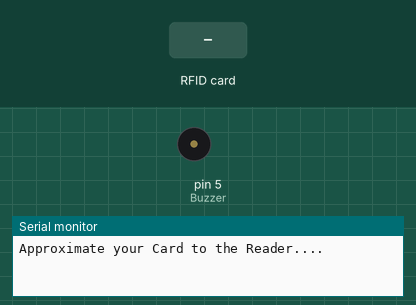
This sketch was run on a simulated Arduino Uno, built with avr-gcc and run on an emulated ATmega328P. Parts: buzzer (waves = sounding), the last lines printed to the serial monitor. The inputs (shaded band) are chosen by the test bench.

Above: at 1.2 s.
1.3 s: RFID card D3 CF 70 11 held to the reader
At 1.7 s:
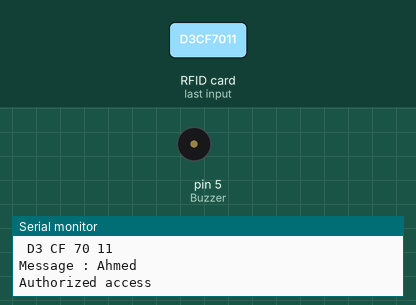
2.9 s: RFID card 83 10 6E 11 held to the reader
At 4.2 s:
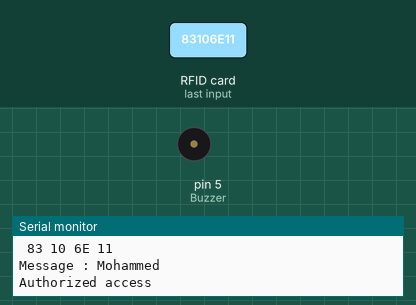
4.5 s: RFID card 5E 7A 19 C4 held to the reader
At 5.7 s:
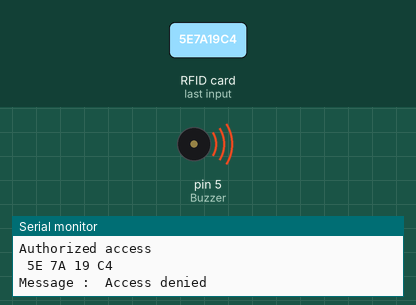
Timing chart, 0 to 7.5 s (numbered marks = the images above; inputs shaded):
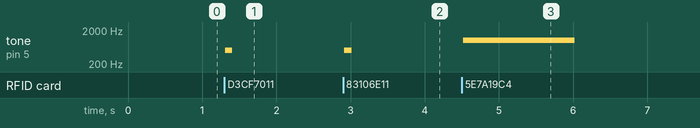

Measured:
- after the input at 1.3 s, tone on pin 5 (Buzzer): silent → 500 Hz at once, → silent 0.10 s later
- after the input at 2.9 s, tone on pin 5 (Buzzer): silent → 500 Hz at once, → silent 0.10 s later
- after the input at 4.5 s, tone on pin 5 (Buzzer): silent → 1000 Hz at once, → silent 1.5 s later

The sketch:

RFID.ino
```cpp
#include <SPI.h>
#include <MFRC522.h>
#define SS_PIN 10
#define RST_PIN 9
#define Buzzer 5
MFRC522 rfid(SS_PIN, RST_PIN); // Instance of the class
bool flag=false;
bool flag1=false;

void setup()
{
  Serial.begin(9600);
  SPI.begin();      // Initiate  SPI bus
  rfid.PCD_Init(); // Init MFRC522
  pinMode(Buzzer,OUTPUT);
  Serial.println("Approximate your Card to the Reader....");
}
void loop()
{
  rfid1();
  if(flag)
  {
    tone(Buzzer,500);
    delay(100);
    noTone(Buzzer);
    flag=false;
  }

}

void rfid1()
{
  if (rfid.PICC_IsNewCardPresent() && rfid.PICC_ReadCardSerial()) {
  String UID="";
  for (byte i=0;i<rfid.uid.size;i++)
  {
     Serial.print(rfid.uid.uidByte[i] < 0x10 ? " 0" : " ");
     Serial.print(rfid.uid.uidByte[i], HEX);
     UID.concat(String(rfid.uid.uidByte[i] < 0x10 ? " 0" : " "));
     UID.concat(String(rfid.uid.uidByte[i], HEX));
  }
  Serial.println();
  Serial.print("Message : ");
  UID.toUpperCase();

  if (UID.substring(1) == "D3 CF 70 11") //change here the UID of the card/cards that you want to give access  //1
  {
    Serial.println("Ahmed");
    Serial.println("Authorized access");
    flag=true;
  }else if(UID.substring(1) == "83 10 6E 11")  //2
  {
    Serial.println("Mohammed");
    Serial.println("Authorized access");
    flag=true;
  }else           //3 83 8D 76 0D
  {
    Serial.println(" Access denied");
    tone(Buzzer,1000);
    delay(500);
    noTone(Buzzer);
    tone(Buzzer,1000);
    delay(500);
    noTone(Buzzer);
    tone(Buzzer,1000);
    delay(500);
    noTone(Buzzer);
    flag=false;
  }

  rfid.PICC_HaltA();
  // Stop encryption on PCD
  rfid.PCD_StopCrypto1();

}
}
```
